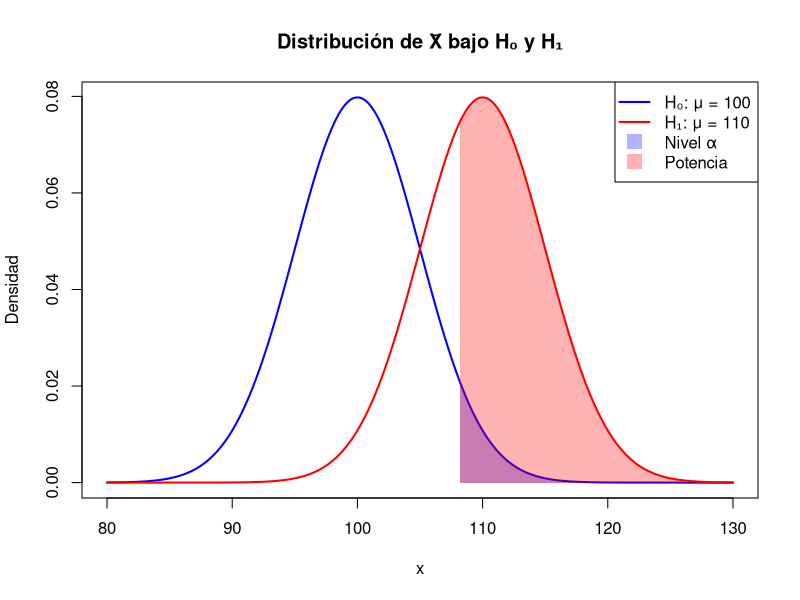

This chart was generated by the following R code:
# Parámetros
mu0 <- 100
mu1 <- 110
sigma <- 20
n <- 16
alpha <- 0.05

# Media y desviación del promedio muestral
se <- sigma / sqrt(n)  # = 5

# Valor crítico (punto de corte)
corte <- mu0 + qnorm(1 - alpha) * se  # = 108.225

# Secuencia de valores de x para graficar
x <- seq(80, 130, length = 1000)

# Densidades bajo H0 y bajo H1
f0 <- dnorm(x, mean = mu0, sd = se)
f1 <- dnorm(x, mean = mu1, sd = se)

# Graficar densidades
plot(x, f0, type = "l", col = "blue", lwd = 2, ylab = "Densidad", main = "Distribución de X̄ bajo H₀ y H₁")
lines(x, f1, col = "red", lwd = 2)

# Sombrear región de rechazo bajo H0 (nivel del test)
x_rechazo <- x[x > corte]
y_rechazo <- f0[x > corte]
polygon(c(corte, x_rechazo, max(x_rechazo)), c(0, y_rechazo, 0), col = rgb(0, 0, 1, 0.3), border = NA)

# Sombrear potencia bajo H1
y_potencia <- f1[x > corte]
polygon(c(corte, x_rechazo, max(x_rechazo)), c(0, y_potencia, 0), col = rgb(1, 0, 0, 0.3), border = NA)

# Leyenda
legend("topright", legend = c("H₀: μ = 100", "H₁: μ = 110", "Nivel α", "Potencia"), 
       col = c("blue", "red", rgb(0,0,1,0.3), rgb(1,0,0,0.3)), 
       lwd = c(2, 2, NA, NA), pch = c(NA, NA, 15, 15), pt.cex = 2)
